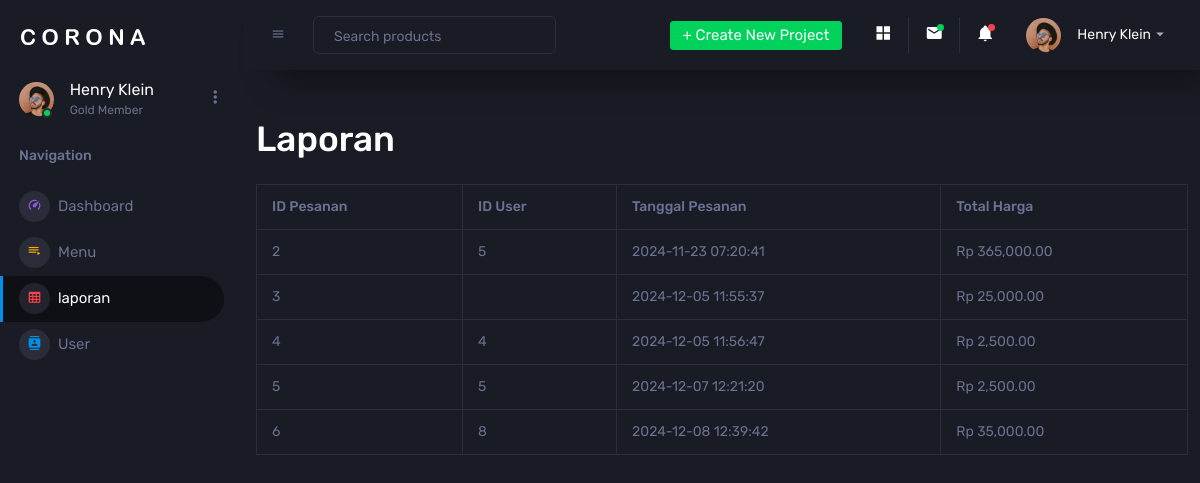
Page /customer.php (signed in) on the committed database.
### tables this page shows
CREATE TABLE `customer_order` (
  `id_order` int NOT NULL,
  `id_user` int DEFAULT NULL,
  `order_date` timestamp NULL DEFAULT CURRENT_TIMESTAMP,
  `total_amount` decimal(10,2) NOT NULL,
  `payment_status` enum('pending','paid') DEFAULT NULL
);

### function.php (called while the page is built, shortened)
<?php
function getAllOrders($koneksi) {
    $sql = "SELECT * FROM customer_order";
    return $koneksi->query($sql);
}
function getOrderTotal($koneksi, $id_order)
{
    $sql = "SELECT SUM(oi.quantity * oi.price) AS total_order
            FROM order_item oi
            WHERE oi.id_order = ?";
    $stmt = $koneksi->prepare($sql);
    $stmt->bind_param("i", $id_order);
    $stmt->execute();
    $result = $stmt->get_result();
    $row = $result->fetch_assoc();
    return $row['total_order'] ?: 0;
}

### customer.php (the view, shortened to what this page needs)
<?php
include_once 'koneksi.php';
include_once 'function.php';
include_once 'templates/header.php';
$orders = getAllOrders($koneksi);
?>
<div class="main-panel">
    <div class="container mt-5">
        <h1 class="mb-4">Laporan</h1>
        <div class="table-container">
            <table class="table table-bordered">
                <thead>
                    <tr>
                        <th>ID Pesanan</th>
                        <th>ID User</th>
                        <th>Tanggal Pesanan</th>
                        <th>Total Harga</th>
                    </tr>
                </thead>
                <tbody>
                    <?php if ($orders->num_rows > 0): ?>
                        <?php while ($order = $orders->fetch_assoc()): ?>
                            <tr>
                                <td><?= $order['id_order']; ?></td>
                                <td><?= $order['id_user']; ?></td>
                                <td><?= $order['order_date']; ?></td>
                                <td>
                                    <?php
                                    $total_order = getOrderTotal($koneksi, $order['id_order']);
                                    echo "Rp " . number_format($total_order, 2);
                                    ?>
                                </td>
                            </tr>
                        <?php endwhile; ?>
                    <?php else: ?>
                        <tr>
                            <td colspan="4" class="text-center">Belum ada pesanan</td>
                        </tr>
                    <?php endif; ?>
                </tbody>
            </table>
        </div>
    </div>
</div>
<?php
include_once 'templates/footer.php';
?>

### rows in the picture
customer_order: id_order "2", id_user "5", order_date "2024-11-23 07:20:41", total_order "365,000.00"
customer_order: id_order "3", order_date "2024-12-05 11:55:37", total_order "25,000.00"
customer_order: id_order "4", id_user "4", order_date "2024-12-05 11:56:47", total_order "2,500.00"
customer_order: id_order "5", id_user "5", order_date "2024-12-07 12:21:20", total_order "2,500.00"
customer_order: id_order "6", id_user "8", order_date "2024-12-08 12:39:42", total_order "35,000.00"
